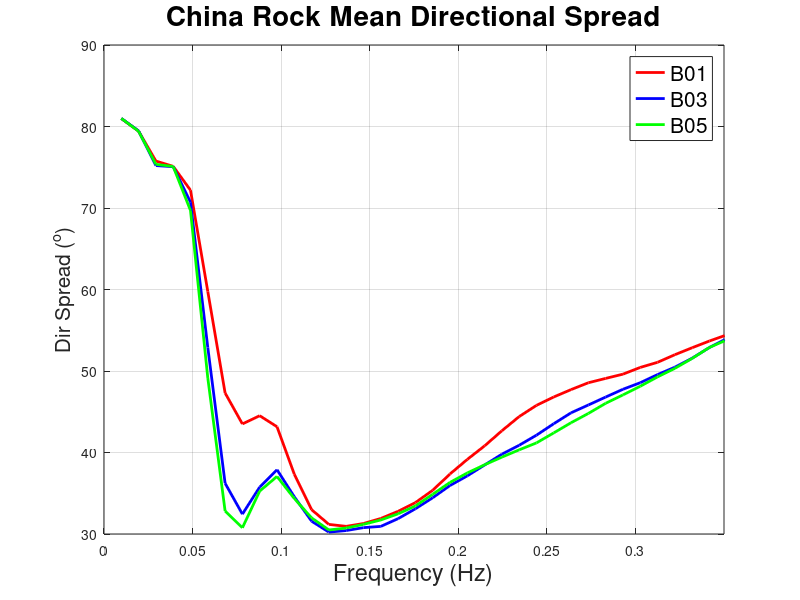

Source code (MATLAB): (Note: this script raises an error after producing the figure.)
%% DirSpread.m
%
% Noah Clark        12/15/23
%
%
% Purpose: Determine and plot the time-averaged mean directional spread 
%          for all spotter buoys
%
% Note: I don't think that I need to use the meanangle function for these
%       because none of the angles seem to bounce between 0 and 360
%

%% Preliminaries

clc;clear;

addpath('/Users/noahclark/Library/CloudStorage/OneDrive-UNC-Wilmington/CMS Work/Summer (0516-0728)/Start Data')

%% China Rock Buoys

    % B01
% First half of time:
load('roxsi_spotter_L2_B01_1150_reduced.mat')
ff = (1:129).*spotterL2.df; % general for all buoys
B01Spread1 = spotterL2.EMEM.meandirspread_f;
% Second half of time:
load('roxsi_spotter_L2_B01_1158_reduced.mat')
B01Spread2 = spotterL2.EMEM.meandirspread_f;
% Concatonate the two halfs:
B01Spread = cat(2,B01Spread1,B01Spread2);
% Average: 
MeanSpread.B01 = mean(B01Spread,2);

    % B03
load('roxsi_spotter_L2_B03_1152_reduced.mat')
MeanSpread.B03 = mean(spotterL2.EMEM.meandirspread_f,2);

    % B05
load('roxsi_spotter_L2_B05_1153_reduced.mat')
MeanSpread.B05 = mean(spotterL2.EMEM.meandirspread_f,2);


    % Plot the 3 China Rocky buoy mean spreads:
figure(1);clf;
plot(ff,MeanSpread.B01,'r','LineWidth',2)
hold on; grid on;
plot(ff,MeanSpread.B03,'b','LineWidth',2)
plot(ff,MeanSpread.B05,'g','LineWidth',2)
xlabel('Frequency (Hz)','fontsize',17)
ylabel('Dir Spread (^o)','fontsize',15)
title('China Rock Mean Directional Spread','fontsize',20)
legend('B01','B03','B05','fontsize',15)
xlim([0 0.35])


%% Asilomar Buoys

    % X01
load('roxsi_spotter_L2_X01_1151_reduced.mat')
MeanSpread.X01 = mean(spotterL2.EMEM.meandirspread_f,2);

    % X03
load('roxsi_spotter_L2_X03_1157_reduced.mat')
MeanSpread.X03 = nanmean(spotterL2.EMEM.meandirspread_f,2);

    % X04
load('roxsi_spotter_L2_X04_1155_reduced.mat')
MeanSpread.X04 = mean(spotterL2.EMEM.meandirspread_f,2);


    % Plot the 3 Asilomar buoy mean spreads:
figure(2);clf;
plot(ff,MeanSpread.X01,'r','LineWidth',2)
hold on; grid on;
plot(ff,MeanSpread.X03,'b','LineWidth',2)
plot(ff,MeanSpread.X04,'g','LineWidth',2)
xlabel('Frequency (Hz)','fontsize',17)
ylabel('Dir Spread (^o)','fontsize',15)
title('Asilomar Mean Directional Spread','fontsize',20)
legend('X01','X03','X04','fontsize',15)
xlim([0 0.35])


clear B01Spread B01Spread1 B01Spread2 spotterL2


%% Save Variables

save('WBvariables.mat','-append','MeanSpread')



